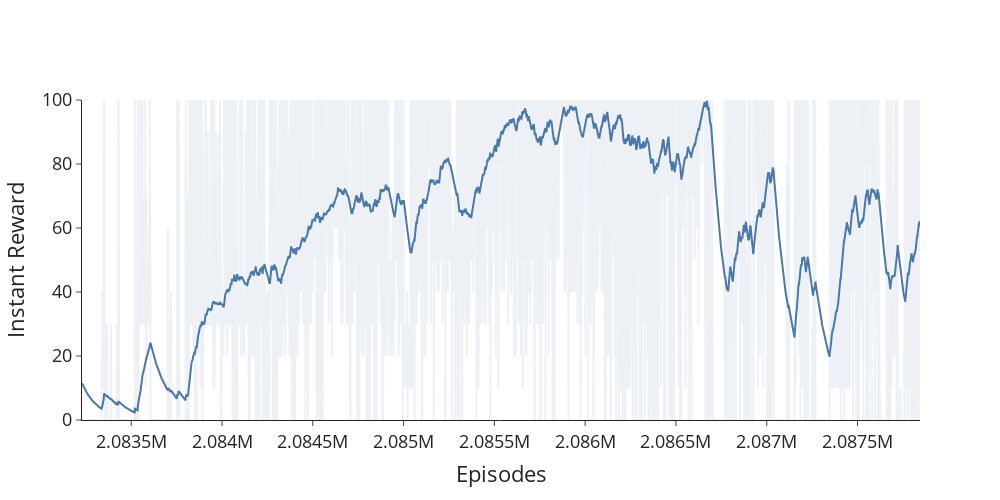

The code cell stored with this chart in its notebook:
### Code cell
logs.loc[:, "smooth_rewards"] = smooth(logs.loc[:, "value"], .99)

options = [1, 4, 8]
colors = px.colors.qualitative.T10

fig = go.Figure()

start = 200
line = go.Scatter(
    x=logs.index[start:], y=logs['smooth_rewards'][start:],
    mode='lines', 
    line=dict(
        color=colors[0],
    ),
    showlegend=False,
)
fig.add_trace(line)
fig.add_trace(go.Scatter(
    x=logs.index[start:], y=logs['value'][start:],
    mode='lines',
    opacity=0.1, showlegend=False,
    line=dict(color=colors[0])
))

fig.update_layout(
    xaxis_title="Episodes",
    yaxis_title="Instant Reward",
    template="simple_white",
    width=1000, height=500,
    yaxis_range=[0, 100],
    legend=dict(
        orientation="h",
        yanchor="bottom",
        y=1.02,
        xanchor="right",
        x=1
    ),
    font=dict(
        size=18,
    )
)

### Figure 1 — Plotly figure (JSON) as saved in the notebook; plotly's stock layout.template omitted (floating-point values rounded to 4 significant figures; data arrays with more than 128 entries replaced by an {"elided": "..."} marker saying what was removed)
{"data": [{"line": {"color": "#4C78A8"}, "mode": "lines", "showlegend": false, "type": "scatter", "x": {"elided": "4616 int values"}, "y": {"elided": "4616 float values"}}, {"line": {"color": "#4C78A8"}, "mode": "lines", "opacity": 0.1, "showlegend": false, "type": "scatter", "x": {"elided": "4616 int values"}, "y": {"elided": "4616 int values"}}], "layout": {"font": {"size": 18}, "height": 500, "legend": {"orientation": "h", "x": 1, "xanchor": "right", "y": 1.02, "yanchor": "bottom"}, "width": 1000, "xaxis": {"title": {"text": "Episodes"}}, "yaxis": {"range": [0, 100], "title": {"text": "Instant Reward"}}}}
